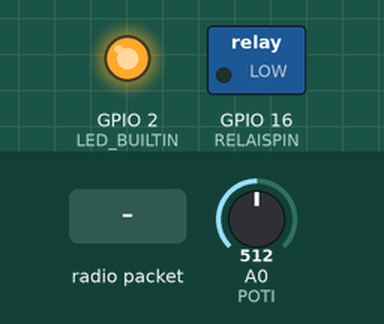
Simulated run of this sketch. Board: ESP8266 (NodeMCU). On the bench: switched loads named in the sketch (green lamp = pin HIGH), output pins drawn as LEDs (lit = HIGH, except the on-board LED, lit = LOW). The inputs (shaded band) are chosen by the test bench; at power-on: A0 (POTI) = 512.

Above: at 1.2 s.
1.3 s: radio packet "E" arrives
At 1.8 s:
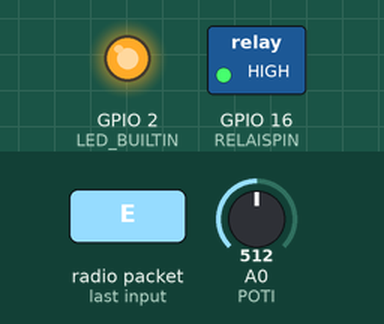
2.8 s: radio packet "A" arrives
At 4.2 s:
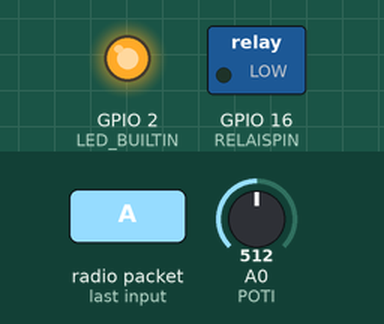
Timing chart, 0 to 5.8 s (numbered marks = the images above; inputs shaded):
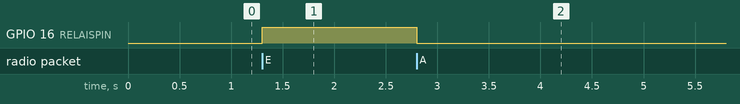

The sketch:

ESP8266.ino
```cpp
#define RELAISPIN 16
#define POTI A0

#include <ESP8266WiFi.h>
#include <espnow.h>

uint8_t newMacAddress[] = {0x96, 0x3B, 0xC7, 0x34, 0x69, 0x02};
uint8_t receiverAddress[] = {0x94, 0x3C, 0xC6, 0x33, 0x68, 0x01};

// esp_now_peer_info_t peerInfo;

// void OnDataSent(uint8_t* mac_addr, uint8_t sendStatus) {
//   if (sendStatus == 0) {
//   } else {
//     digitalWrite(LED_BUILTIN, HIGH);
//     delay(500);
//   }
// }

void onoff(uint8_t *macAddr, uint8_t *incomingData, uint8_t len)
{
  if (incomingData[0] == 'E')
  {
    digitalWrite(RELAISPIN, HIGH);
  }
  if (incomingData[0] == 'A')
  {
    digitalWrite(RELAISPIN, LOW);
  }
}
void sendPotiValue(int value)
{
  // Split value to two bytes
  u8 data[] = {(value >> 8) & 0xFF, value & 0xFF};

  // Serial.print("Send poti value: ");
  // Serial.print(data[0], HEX);
  // Serial.println(data[1], HEX);

  // // Send data to Esp32 device
  esp_now_send(receiverAddress, data, 2);
}

void setup()
{
  pinMode(RELAISPIN, OUTPUT);
  pinMode(LED_BUILTIN, OUTPUT);
  WiFi.mode(WIFI_STA);
  wifi_set_macaddr(STATION_IF, newMacAddress);
  WiFi.disconnect();

  if (esp_now_init() != 0)
  {
    digitalWrite(LED_BUILTIN, HIGH);
  }
  else
  {
    digitalWrite(LED_BUILTIN, LOW);
  }

  // memcpy(peerInfo.peer_addr, receiverAddress, 6);
  // peerInfo.channel = 0;
  // peerInfo.encrypt = false;

  // esp_now_add_peer(&peerInfo);
  esp_now_add_peer(receiverAddress, ESP_NOW_ROLE_COMBO, 0, NULL, 0);

  esp_now_set_self_role(ESP_NOW_ROLE_COMBO);

  // esp_now_register_send_cb(OnDataSent);
  esp_now_register_recv_cb(onoff);
}

void loop()
{
  // delay is necessary for receiving data
  delay(100);
  // ############################################ READING POTI ######################################################
  {
    // TODO: Smooth out values

    // Saving previously read values
    static int prevPotiValue = 0;
    // Read value from Poti
    int potiValue = analogRead(POTI);
    if (potiValue != prevPotiValue)
    {
      prevPotiValue = potiValue;

      // Send value to ESP32
      sendPotiValue(potiValue);
    }
  }
}
```

Measured:
- after the input at 1.3 s, GPIO 16 (RELAISPIN): LOW → HIGH at once
- after the input at 2.8 s, GPIO 16 (RELAISPIN): HIGH → LOW at once
